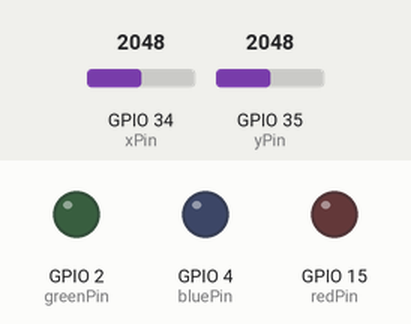
Recording of a sketch running on a simulated ESP32. Parts: output pins drawn as LEDs (lit = HIGH). The test bench sets the inputs (shaded band); at power-on: GPIO 34 (xPin) = 2048, GPIO 35 (yPin) = 2048.

Above: at 1.2 s.
1.3 s: GPIO 34 (xPin) set to 2937
2.8 s: GPIO 34 (xPin) set to 3028
At 3.4 s:
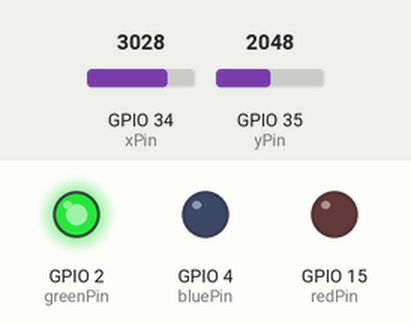
4.3 s: GPIO 35 (yPin) set to 2950
5.8 s: GPIO 35 (yPin) set to 3034
At 7.0 s:
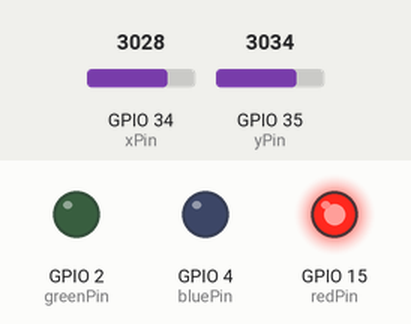
7.3 s: GPIO 35 (yPin) set to 960
At 8.5 s:
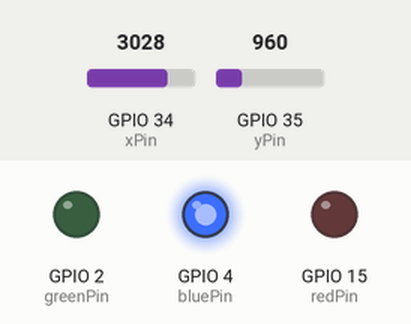
8.8 s: GPIO 35 (yPin) set to 1055
At 9.7 s:
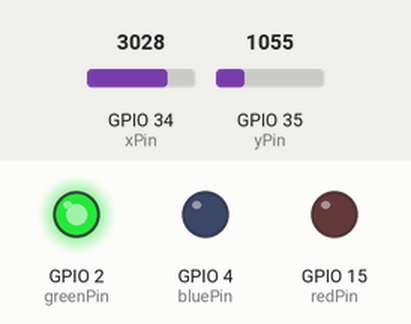
Timing chart, 0 to 11.3 s (numbered marks = the images above; inputs shaded):
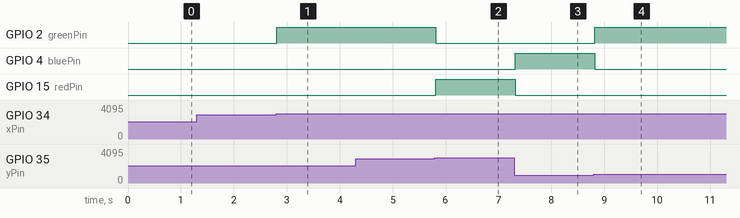

Measured:
- the behaviour switches between 3000 and 3001 on GPIO 34 (xPin) (found by bisection; images 0 and 1)
- the behaviour switches between 3000 and 3001 on GPIO 35 (yPin) (found by bisection; images 1 and 2)
- the behaviour switches between 999 and 1000 on GPIO 35 (yPin) (found by bisection; images 3 and 4)
- after the input at 1.3 s, every drawn part: stays the same
- after the input at 2.8 s, GPIO 2 (greenPin): LOW → HIGH at once
- after the input at 4.3 s, every drawn part: stays the same
- after the input at 5.8 s, GPIO 2 (greenPin): HIGH → LOW at once; GPIO 15 (redPin): LOW → HIGH at once
- after the input at 7.3 s, GPIO 4 (bluePin): LOW → HIGH at once; GPIO 15 (redPin): HIGH → LOW at once
- after the input at 8.8 s, GPIO 2 (greenPin): LOW → HIGH at once; GPIO 4 (bluePin): HIGH → LOW at once

The sketch:

joystick_arduino.ino
```cpp
const int xPin = 34;
const int yPin = 35;


const int redPin = 15;
const int greenPin = 2;
const int bluePin = 4;

void setup() {

  pinMode(redPin, OUTPUT);
  pinMode(greenPin, OUTPUT);
  pinMode(bluePin, OUTPUT);


  pinMode(xPin, INPUT);
  pinMode(yPin, INPUT);
}

void loop() {
  int xValue = analogRead(xPin);
  int yValue = analogRead(yPin);


  if (yValue > 3000) {
    setColor(255, 0, 0);
  } else if (yValue < 1000) {
    setColor(0, 0, 255);
  } else if (xValue > 3000) {
    setColor(0, 255, 0);
  } else if (xValue < 1000) {
    setColor(255, 255, 0);
  } else {
    setColor(0, 0, 0);
  }

  delay(100);
}


void setColor(int red, int green, int blue) {
  analogWrite(redPin, red);
  analogWrite(greenPin, green);
  analogWrite(bluePin, blue);
}
```
